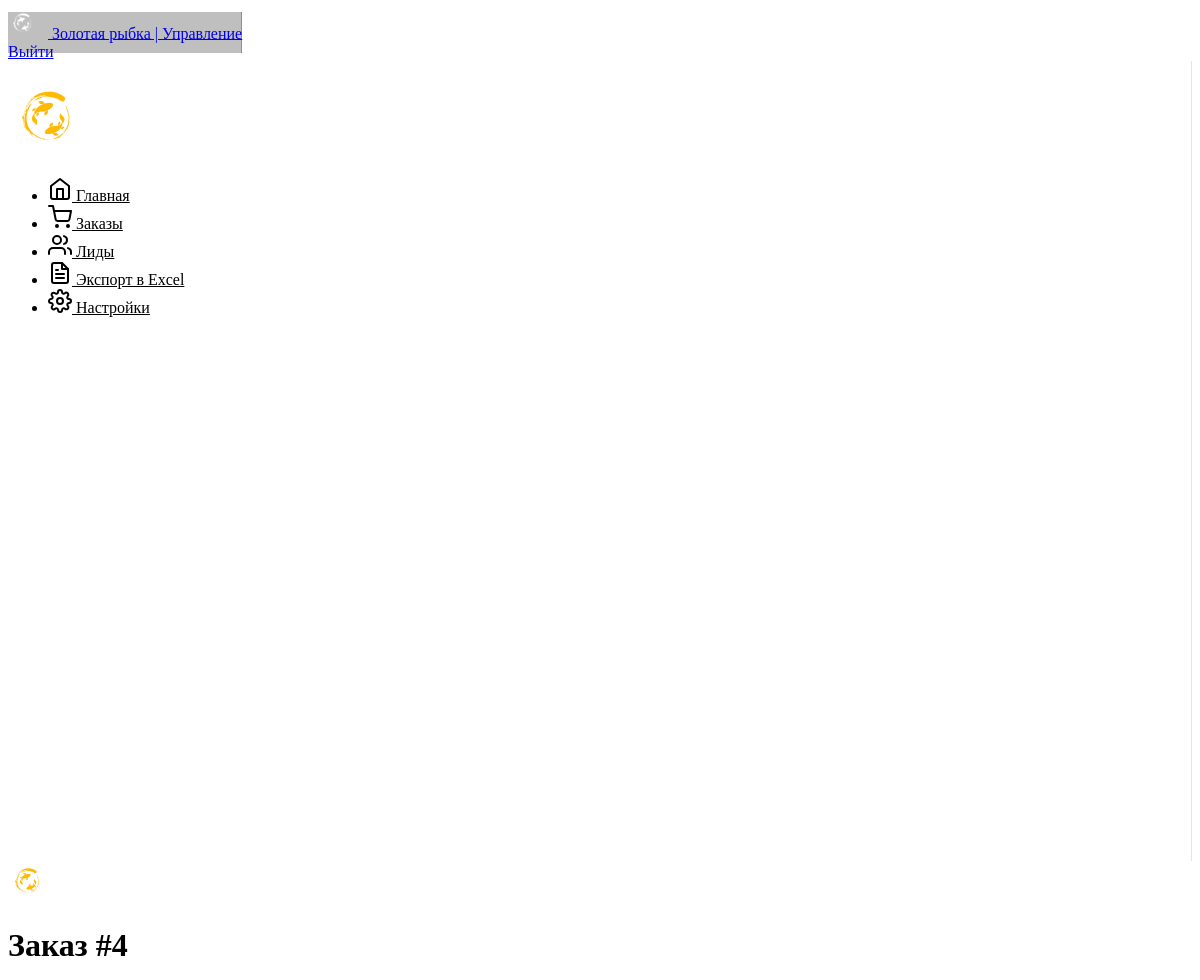
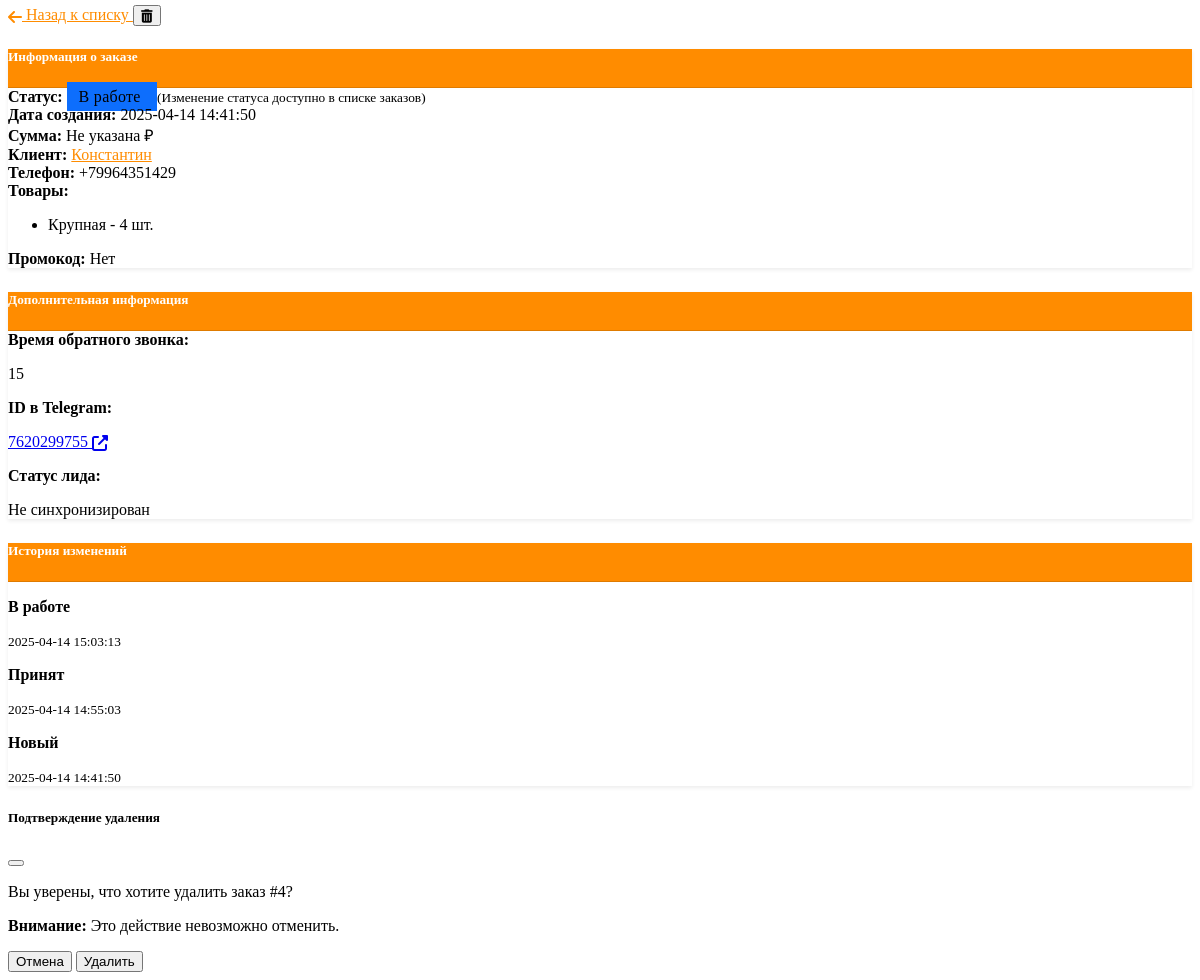
Screenshot of /order/4 with the database file from the repository (2 pictures, top to bottom).
### tables this page shows
CREATE TABLE orders(
        id INTEGER PRIMARY KEY,
        user_id INTEGER,
        full_name TEXT,
        items TEXT,
        total REAL,
        promo_used TEXT,
        phone TEXT,
        status TEXT DEFAULT 'неподтверждён',
        confirmed INTEGER DEFAULT 0,
        callback_time INTEGER,
        timestamp DATETIME,
        notion_page_id TEXT,
        username TEXT, session_id TEXT);

CREATE TABLE order_statuses(
        id INTEGER PRIMARY KEY,
        order_id INTEGER,
        status TEXT,
        timestamp DATETIME,
        notified INTEGER DEFAULT 0,
        FOREIGN KEY(order_id) REFERENCES orders(id));

### bot/main.py (the view)
@app.route("/order/<int:order_id>")
def order_detail(order_id):
    import json
    import traceback
    conn = get_db_connection()
    try:
        order = conn.execute("""
            SELECT id, user_id, full_name, phone, items, total, promo_used, status, callback_time, timestamp,
                   username, notion_page_id
            FROM orders
            WHERE id = ?
        """, (order_id,)).fetchone()
        if not order:
            flash("Заказ не найден", "danger")
            return redirect(url_for('orders'))
        status_history = conn.execute("""
            SELECT status, timestamp, notified
            FROM order_statuses
            WHERE order_id = ?
            ORDER BY timestamp DESC
        """, (order_id,)).fetchall()
        associated_lead = conn.execute("""
            SELECT id, data, stage, timestamp, is_repeat, is_completed, expired
            FROM leads
            WHERE order_id = ?
        """, (order_id,)).fetchone()
        user_data = None
        if order['user_id']:
            user_query = """
                SELECT created_at, updated_at,
                       (SELECT COUNT(*) FROM orders WHERE user_id = ?) as orders_count
                FROM users
                WHERE telegram_id = ?
            """
            user_data = conn.execute(user_query, (order['user_id'], order['user_id'])).fetchone()
        items_list = []
        try:
            if order['items']:
                items_data = json.loads(order['items'])
                if isinstance(items_data, list):
                    if len(items_data) > 0 and isinstance(items_data[0], dict):
                        for item in items_data:
                            if 'name' in item:
                                items_list.append(f"{item['name']} - {item.get('quantity', 1)} шт.")
                            elif 'size' in item:
                                items_list.append(f"{item['size']} - {item.get('quantity', 1)} шт.")
                            else:
                                items_list.append(str(item))
                    else:
                        items_list = items_data
                elif isinstance(items_data, dict):
                    for key, value in items_data.items():
                        if isinstance(value, dict) and 'name' in value:
                            items_list.append(f"{value['name']} - {value.get('quantity', 1)} шт.")
                        else:
                            items_list.append(f"{key}: {value}")
        except json.JSONDecodeError:
            app.logger.error(f"Ошибка декодирования JSON в заказе {order_id}")
            app.logger.error(traceback.format_exc())
            items_list = ['Ошибка данных']
        except Exception as e:
            app.logger.error(f"Ошибка обработки товаров заказа {order_id}: {e}")
            app.logger.error(traceback.format_exc())
            items_list = ['Ошибка обработки данных']
        lead_info = None
        if associated_lead:
            try:
                lead_data = json.loads(associated_lead['data']) if associated_lead['data'] else {}
                lead_stage = associated_lead['stage']
                if ":" in lead_stage:
                    lead_stage = lead_stage.split(":")[-1]
                lead_info = {
                    'id': associated_lead['id'],
                    'stage': lead_stage,
                    'timestamp': associated_lead['timestamp'],
                    'is_repeat': associated_lead['is_repeat'] == 1,
                    'is_completed': associated_lead['is_completed'] == 1,
                    'expired': associated_lead['expired'] == 1,
                    'data': lead_data
                }
            except json.JSONDecodeError:
                app.logger.error(f"Ошибка декодирования JSON в лиде для заказа {order_id}")
                lead_info = {
                    'id': associated_lead['id'],
                    'stage': associated_lead['stage'],
                    'timestamp': associated_lead['timestamp'],
                    'is_repeat': associated_lead['is_repeat'] == 1,
                    'is_completed': associated_lead['is_completed'] == 1,
                    'expired': associated_lead['expired'] == 1,
                    'data': 'Ошибка данных'
                }
        is_repeat_customer = False
        customer_since = None
        if user_data:
            is_repeat_customer = user_data['orders_count'] > 1 if 'orders_count' in user_data else False
            customer_since = user_data['created_at'] if 'created_at' in user_data else None
        processed_order = {
            'id': order['id'],
            'user_id': order['user_id'],
            'full_name': order['full_name'],
            'phone': order['phone'],
            'products_list': items_list,  # Изменено название ключа с 'items' на 'products_list'
            'total': order['total'] or 'Не указана',
            'promo_used': order['promo_used'] or "Нет",
            'status': order['status'],
            'callback_time': order['callback_time'],
            'timestamp': order['timestamp'],
            'is_repeat_customer': is_repeat_customer,
            'customer_since': customer_since,
            'notion_status': 'Синхронизирован' if order['notion_page_id'] else 'Не синхронизирован',
            'username': order['username'] if 'username' in order else None
        }
        available_statuses = ['Новый', 'В работе', 'Завершён']
        return render_template('order_detail.html',
                               order=processed_order,
                               status_history=status_history,
                               available_statuses=available_statuses,
                               lead=lead_info)
    except Exception as e:
        app.logger.error(f"Ошибка при отображении заказа {order_id}: {e}")
        app.logger.error(traceback.format_exc())
        flash(f"Произошла ошибка при загрузке заказа: {e}", "danger")
        return redirect(url_for('orders'))
    finally:
        conn.close()

### bot/main.py (called while the page is built)
@app.before_request
def make_folders():
    os.makedirs('static/exports', exist_ok=True)
    os.makedirs('static/files', exist_ok=True)

def get_db_connection():
    conn = sqlite3.connect('bot.db', detect_types=sqlite3.PARSE_DECLTYPES)
    conn.row_factory = sqlite3.Row
    return conn

### bot/templates/order_detail.html (shortened to what this page needs)
{% extends "base.html" %}
{% block content %}
<div class="container-fluid">
    <div class="d-flex justify-content-between flex-wrap flex-md-nowrap align-items-center pt-3 pb-2 mb-3 border-bottom">
        <div class="d-flex align-items-center">
            <img src="/static/img/fish-logo.png" alt="Логотип Золотая рыбка" style="height: 40px; margin-right: 15px;">
            <h1 class="h2">Заказ #{{ order.id }}</h1>
        </div>
        <div class="btn-toolbar mb-2 mb-md-0">
            <a href="{{ url_for('orders') }}" class="btn btn-outline-orange me-2">
                <i class="fas fa-arrow-left"></i>
                Назад к списку
            </a>
            <button id="deleteOrderBtn" class="btn btn-outline-danger" title="Удалить заказ">
                <i class="fas fa-trash-alt"></i>
            </button>
        </div>
    </div>
    <div class="row">
        <div class="col-md-8">
            <div class="card mb-4">
                <div class="card-header bg-orange text-white">
                    <h5 class="mb-0">Информация о заказе</h5>
                </div>
                <div class="card-body">
                    <div class="row mb-3">
                        <div class="col-md-4">
                            <strong>Статус:</strong>
                            <span class="badge rounded-pill text-white"
                                style="
                                {% if order.status == 'В работе' %}background-color: #0d6efd;{% endif %}
                                padding: 6px 12px;">
                                {{ order.status }}
                            </span>
                            <small class="text-muted d-block mt-1">(Изменение статуса доступно в списке заказов)</small>
                        </div>
                        <div class="col-md-4">
                            <strong>Дата создания:</strong>
                            <span>{{ order.timestamp }}</span>
                        </div>
                        <div class="col-md-4">
                            <strong>Сумма:</strong>
                            <span>{{ order.total }} ₽</span>
                        </div>
                    </div>
                    <div class="row mb-3">
                        <div class="col-md-6">
                            <strong>Клиент:</strong>
                            <a href="{{ url_for('user_detail', user_id=order.user_id) }}" class="text-orange">
                                {{ order.full_name }}
                            </a>
                        </div>
                        <div class="col-md-6">
                            <strong>Телефон:</strong>
                            <span>{{ order.phone }}</span>
                        </div>
                    </div>
                    <div class="row mb-3">
                        <div class="col-md-6">
                            <strong>Товары:</strong>
                            <ul class="mt-2 ps-3">
                                {% if order.products_list %}
                                    {% for item in order.products_list %}
                                        <li>
                                            {% if 'Бонус: книга' in item %}
                                                <a href="{{ url_for('static', filename='files/101 Дымный рецепт.pdf') }}" target="_blank" class="text-orange">
                                                    {{ item }} <i class="fas fa-download ms-1"></i>
                                                </a>
                                            {% else %}
                                                {{ item }}
                                            {% endif %}
                                        </li>
                                    {% endfor %}
                                {% else %}
                                    <li>Товары не указаны</li>
                                {% endif %}
                            </ul>
                        </div>
                        <div class="col-md-6">
                            <strong>Промокод:</strong>
                            <span>{{ order.promo_used if order.promo_used else 'Не использован' }}</span>
                        </div>
                    </div>
                </div>
            </div>
        </div>
        <div class="col-md-4">
            <div class="card mb-4">
                <div class="card-header bg-orange text-white">
                    <h5 class="mb-0">Дополнительная информация</h5>
                </div>
                <div class="card-body">
                    <div class="mb-3">
                        <strong>Время обратного звонка:</strong>
                        <p>{{ order.callback_time if order.callback_time else 'Не указано' }}</p>
                    </div>
                    <div class="mb-3">
                        <strong>ID в Telegram:</strong>
                        <p>
                            {% if order.user_id %}
                                {% if order.username %}
                                    <a href="https://t.me/{{ order.username }}" target="_blank" class="text-primary">
                                        {{ order.user_id }} (@{{ order.username }})
                                        <i class="fas fa-external-link-alt"></i>
                                    </a>
                                {% else %}
                                    <a href="tg://user?id={{ order.user_id }}" target="_blank" class="text-primary">
                                        {{ order.user_id }}
                                        <i class="fas fa-external-link-alt"></i>
                                    </a>
                                {% endif %}
                            {% else %}
                                Нет информации
                            {% endif %}
                        </p>
                    </div>
                    <div>
                        <strong>Статус лида:</strong>
                        <p class="mb-0">{{ order.notion_status if order.notion_status else 'Не синхронизирован' }}</p>
                    </div>
                </div>
            </div>
            <div class="card">
                <div class="card-header bg-orange text-white">
                    <h5 class="mb-0">История изменений</h5>
                </div>
                <div class="card-body">
                    {% if status_history %}
                        <div class="timeline">
                            {% for status in status_history %}
                                <div class="timeline-item">
                                    <div class="timeline-content">
                                        <p class="mb-0"><strong>{{ status.status }}</strong></p>
                                        <small class="text-muted">{{ status.timestamp }}</small>
                                    </div>
                                </div>
                            {% endfor %}
                        </div>
                    {% else %}
                        <p class="text-muted mb-0">История изменений отсутствует</p>
                    {% endif %}
                </div>
            </div>
        </div>
    </div>
</div>
<div class="modal fade" id="deleteModal" tabindex="-1" aria-labelledby="deleteModalLabel" aria-hidden="true">
    <div class="modal-dialog">
        <div class="modal-content">
            <div class="modal-header">
                <h5 class="modal-title" id="deleteModalLabel">Подтверждение удаления</h5>
                <button type="button" class="btn-close" data-bs-dismiss="modal" aria-label="Close"></button>
            </div>
            <div class="modal-body">
                <p>Вы уверены, что хотите удалить заказ #{{ order.id }}?</p>
                <p class="text-danger"><strong>Внимание:</strong> Это действие невозможно отменить.</p>
            </div>
            <div class="modal-footer">
                <button type="button" class="btn btn-secondary" data-bs-dismiss="modal">Отмена</button>
                <button type="button" class="btn btn-danger" id="confirmDelete">Удалить</button>
            </div>
        </div>
    </div>
</div>
{% endblock %}

### bot/static/css/orange-theme.css (style rules this page uses)
:root { --bs-primary: #FF8C00; --bs-primary-rgb: 255, 140, 0; --bs-link-color: #FF8C00; --bs-link-hover-color: #FF6600; }
.bg-orange { background-color: #FF8C00 !important; }
.text-orange { color: #FF8C00 !important; }
.btn-outline-orange { color: #FF8C00; border-color: #FF8C00; }
.card { box-shadow: 0 0.125rem 0.25rem rgba(0, 0, 0, 0.075); margin-bottom: 1.5rem; }
.card-header { background-color: rgba(0, 0, 0, 0.03); border-bottom: 1px solid rgba(0, 0, 0, 0.125); }
.card-header.bg-orange { background-color: #FF8C00 !important; color: white; }
.fa, .fas, .far, .fab { vertical-align: middle; }
.badge { font-weight: 500; letter-spacing: 0.3px; }

### bot/templates/base.html (style rules this page uses)
:root { --bs-primary: #FF8C00; --bs-primary-rgb: 255, 140, 0; --bs-primary-bg-subtle: rgba(255, 140, 0, 0.1); --bs-link-color: #FF8C00; --bs-link-hover-color: #FF6600; --bs-btn-bg: #FF8C00; --bs-btn-border-color: #FF8C00; --bs-btn-hover-bg: #FF6600; --bs-btn-hover-border-color: #FF6600; --bs-btn-active-bg: #FF5500; --bs-btn-active-border-color: #FF5500; }

### rows the page displays
orders: id "4", status "В работе", timestamp "2025-04-14 14:41:50", full_name "Константин", phone "+79964351429", callback_time "15", user_id "7620299755"
order_statuses: status "В работе", timestamp "2025-04-14 15:03:13"
order_statuses: status "Принят", timestamp "2025-04-14 14:55:03"
order_statuses: status "Новый", timestamp "2025-04-14 14:41:50"

### other values shown
{{ order.total }} "Не указана"
{{ item }} "Крупная - 4 шт."
{{ order.promo_used if order.promo_used else 'Не использован' }} "Нет"
{{ order.notion_status if order.notion_status else 'Не синхронизирован' }} "Не синхронизирован"
